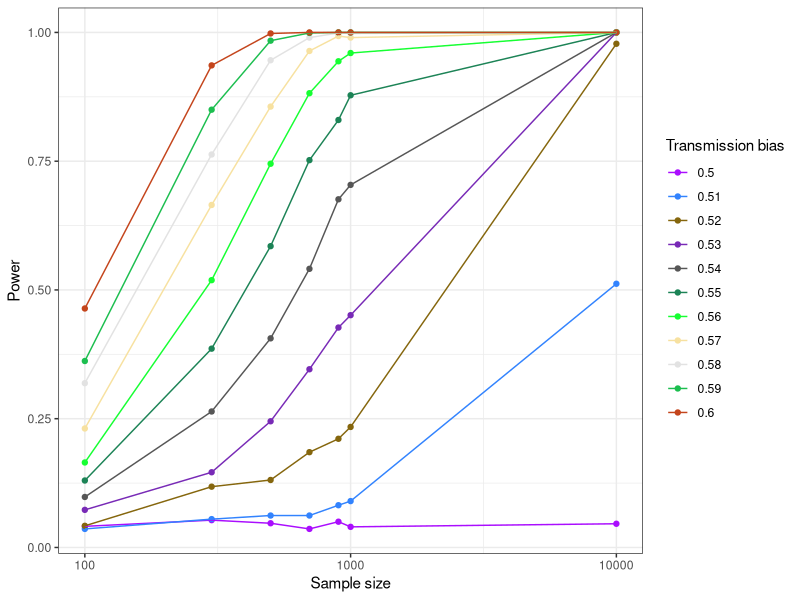

R code for this plot:
# Power analysis for TD project: simulate different levels of transmission distortion, see how often we can detect it (# that way if we have a negative result (i.e. can’t find any TD), we know how big of effects we can rule out)

library(data.table)
library(ggplot2)

# simulate data using rbinom() with different amounts of transmission distortion, and then see if you can detect it using a binomial test, while varying the sample size of sperm
# e.g., https://psyteachr.github.io/msc-data-skills/sim.html#binomial, and the function `sim_binomial_test` for an example of how to do this

set.seed(5)
sim_binom_test <- function(n, bias, p = 0.5) {
  # simulate 1 coin flip n times with the specified bias
  coin <- rbinom(1, n, bias)
  # run a binomial test on the simulated data for the specified p
  btest <- binom.test(coin, n, p)
  # return the p-value of this test
  btest$p.value
}

rate_td <- seq(.5,.6,.01) # different rates of distortion
alpha <- 0.05 # this does not always have to be 0.05

# loop through different sample sizes, we have 974-2,274 gametes per donor, 20 donors
sample_size <- c(1e2, 300, 500, 700, 900, 1e3, 1e4)

# empty data frame to save the info to                         
full_list <- data.frame(matrix(ncol = 7, nrow = 0))

# iterate through the levels of TD, and run the simulation 1000 times 
for(j in rate_td) {
  for(i in sample_size) {
    my_reps <- replicate(1e3, sim_binom_test(n=i,bias=j)) # this holds the p values
    power <- (mean(my_reps < alpha)) # this is power
    df <- data.frame(i,j,power)
    #print(df)
    full_list <- rbind(full_list, df)  
  }
}

td_rate <- as.factor(full_list$j)
ggplot(data = full_list, aes(x = i, y = power,  color = factor(j))) +
  geom_point() +
  geom_line() +
  theme_bw() +
  scale_x_log10() +
  xlab("Sample size") +
  ylab("Power") +
  scale_color_manual(values = unname(palette.colors(11, "Alphabet")), name = "Transmission bias")



# info about -- mean(my_reps < alpha)
# calculate the power of your analysis by checking the proportion of your simulated analyses that have a p-value 
# less than your alpha (the probability of rejecting the null hypothesis when the null hypothesis is true)
# if power prints out 0.70, it means you have 70% power to detect the difference
